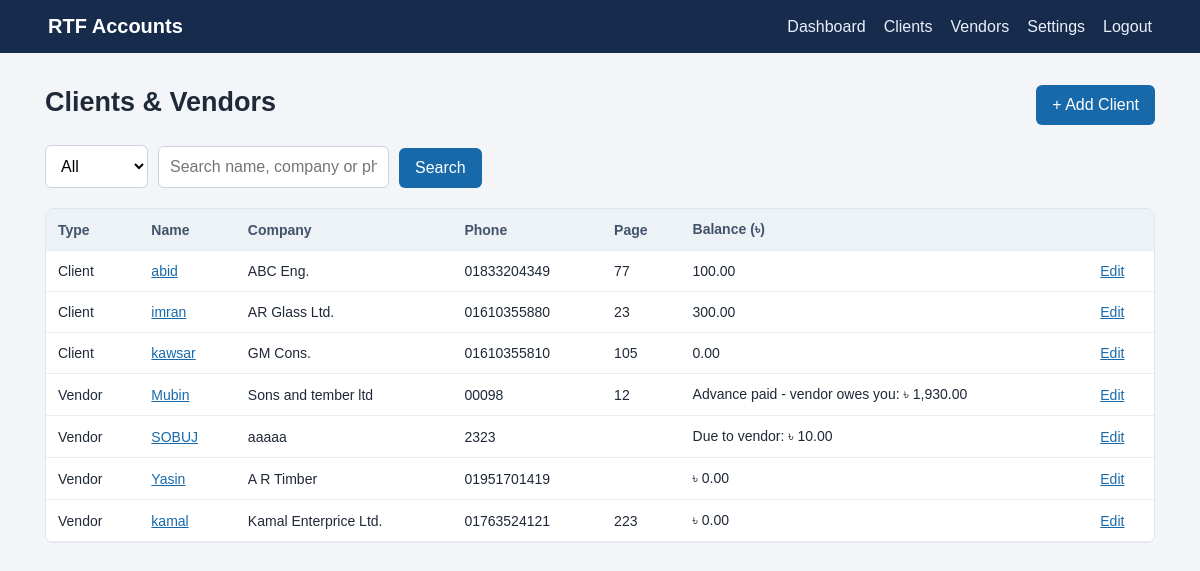
/parties (signed in), run on the app's committed database.
### tables this page shows
CREATE TABLE parties(
          id INTEGER PRIMARY KEY, kind TEXT NOT NULL CHECK(kind IN ('client','vendor')),
          name TEXT NOT NULL, company TEXT DEFAULT '', phone TEXT DEFAULT '', address TEXT DEFAULT '',
          page_no TEXT DEFAULT '', opening_balance REAL NOT NULL DEFAULT 0, notes TEXT DEFAULT '',
          created_at TEXT NOT NULL DEFAULT CURRENT_TIMESTAMP
        );

### app.py (the view)
@app.route("/parties")
@login_required
def parties():
    kind = request.args.get("kind","all")
    due_only = request.args.get("due") == "1"
    q = request.args.get("q","").strip()
    sql, params = "SELECT * FROM parties WHERE 1=1", []
    if kind in ("client","vendor"): sql += " AND kind=?"; params.append(kind)
    if q:
        sql += " AND (name LIKE ? OR company LIKE ? OR phone LIKE ?)"
        params += [f"%{q}%"]*3
    sql += " ORDER BY kind,name"
    with db() as con:
        rows = con.execute(sql, params).fetchall()
        data = [{"party":p, "balance":party_balance(p,con)} for p in rows]
    if due_only:
        data = [row for row in data if (
            row["balance"] != 0 if row["party"]["kind"] == "vendor"
            else row["balance"] > 0
        )]
    return render_template("parties.html", rows=data, kind=kind, q=q, due_only=due_only)

### app.py (called while the page is built)
def db():
    conn = sqlite3.connect(DB_PATH)
    conn.row_factory = sqlite3.Row
    conn.execute("PRAGMA foreign_keys = ON")
    return conn

def login_required(fn):
    @wraps(fn)
    def wrapped(*args, **kwargs):
        if not session.get("user_id"):
            return redirect(url_for("login"))
        return fn(*args, **kwargs)
    return wrapped

def money(value):
    return f"{float(value or 0):,.2f}"

@app.template_filter("money")
def money_filter(value): return money(value)

def party_balance(p, con):
    rows = con.execute("SELECT txn_type, amount, payment, discount FROM transactions WHERE party_id=?", (p["id"],)).fetchall()
    bal = float(p["opening_balance"] or 0)
    for r in rows:
        t, a = r["txn_type"], float(r["amount"])
        if p["kind"] == "client":
            if t == "bill": bal += a - float(r["payment"] or 0) - float(r["discount"] or 0)
            elif t == "adjustment_debit": bal += a
            elif t == "payment": bal -= a + float(r["discount"] or 0)
            elif t == "adjustment_credit": bal -= a
        else:
            if t in ("purchase", "adjustment_debit"): bal += a
            elif t in ("vendor_payment", "adjustment_credit"): bal -= a
    return bal

### templates/parties.html
{% extends "base.html" %}{% block content %}<div class="pagehead"><h1>{{kind|title if kind!='all' else 'Clients & Vendors'}}</h1><a class="button" href="{{url_for('party_new',kind='vendor' if kind=='vendor' else 'client')}}">+ Add {{'Vendor' if kind=='vendor' else 'Client'}}</a></div>{% if due_only %}{% if kind=='vendor' %}<p class="muted">Showing vendors you owe and vendors who owe you back from advance payments.</p>{% else %}<p class="muted">Showing parties with a positive outstanding balance.</p>{% endif %}{% endif %}<form class="search" method="get"><select name="kind"><option value="all" {{'selected' if kind=='all'}}>All</option><option value="client" {{'selected' if kind=='client'}}>Clients</option><option value="vendor" {{'selected' if kind=='vendor'}}>Vendors</option></select>{% if due_only %}<input type="hidden" name="due" value="1">{% endif %}<input name="q" value="{{q}}" placeholder="Search name, company or phone"><button>Search</button></form><div class="table-wrap"><table><tr><th>Type</th><th>Name</th><th>Company</th><th>Phone</th><th>Page</th><th>Balance (৳)</th><th></th></tr>{% for r in rows %}<tr><td>{{r.party.kind|title}}</td><td><a href="{{url_for('party_detail',party_id=r.party.id)}}">{{r.party.name}}</a></td><td>{{r.party.company}}</td><td>{{r.party.phone}}</td><td>{{r.party.page_no}}</td><td>{% if r.party.kind=='vendor' %}{% if r.balance < 0 %}Advance paid - vendor owes you: ৳ {{(-r.balance)|money}}{% elif r.balance > 0 %}Due to vendor: ৳ {{r.balance|money}}{% else %}৳ {{r.balance|money}}{% endif %}{% else %}{{r.balance|money}}{% endif %}</td><td><a href="{{url_for('party_edit',party_id=r.party.id)}}">Edit</a></td></tr>{% else %}<tr><td colspan="7">No matching records.</td></tr>{% endfor %}</table></div>{% endblock %}

### static/style.css (style rules this page uses)
:root { font-family:Arial,Helvetica,sans-serif;color:#1f2937;background:#f3f5f8 }
* { box-sizing:border-box }
body { margin:0 }
h1 { margin:0 0 22px;font-size:27px }
input,select,textarea { font:inherit;padding:11px;border:1px solid #cbd3df;border-radius:6px;background:white;min-width:0 }
button,.button { display:inline-block;border:0;border-radius:6px;background:#1769aa;color:white;padding:11px 16px;font:inherit;text-decoration:none;cursor:pointer }
.actions,.pagehead { display:flex;align-items:center;gap:10px;flex-wrap:wrap }
.pagehead { justify-content:space-between;margin-bottom:18px }
.pagehead h1 { margin-bottom:5px }
.search { display:flex;gap:10px;align-items:end;flex-wrap:wrap;margin:20px 0 }
.search input { min-width:220px }
.table-wrap { overflow:auto;background:white;border:1px solid #e1e6ee;border-radius:8px }
table { width:100%;border-collapse:collapse;min-width:680px }
th,td { text-align:left;padding:12px;border-bottom:1px solid #e8edf3;font-size:14px }
th { background:#edf2f7;color:#42526a }
td a { color:#1769aa }

### data on the page
parties: party.kind "Client", party.name "abid", party.company "ABC Eng.", party.phone "01833204349", party.page_no "77"
parties: party.kind "Client", party.name "imran", party.company "AR Glass Ltd.", party.phone "01610355880", party.page_no "23"
parties: party.kind "Client", party.name "kawsar", party.company "GM Cons.", party.phone "01610355810", party.page_no "105"
parties: party.kind "Vendor", party.name "Mubin", party.company "Sons and tember ltd", party.phone "00098", party.page_no "12"
parties: party.kind "Vendor", party.name "SOBUJ", party.company "aaaaa", party.phone "2323"
parties: party.kind "Vendor", party.name "Yasin", party.company "A R Timber", party.phone "01951701419"
parties: party.kind "Vendor", party.name "kamal", party.company "Kamal Enterprice Ltd.", party.phone "01763524121", party.page_no "223"

### other printed values
{{ kind|title if kind!='all' else 'Clients & Vendors' }} "Clients & Vendors"
{{ 'Vendor' if kind=='vendor' else 'Client' }} "Client"
{{ r.balance|money }} "100.00" "300.00" "0.00"
{{ (-r.balance)|money }} "1,930.00"
{{ r.balance|money }} "10.00"
{{ r.balance|money }} "0.00" "0.00"
